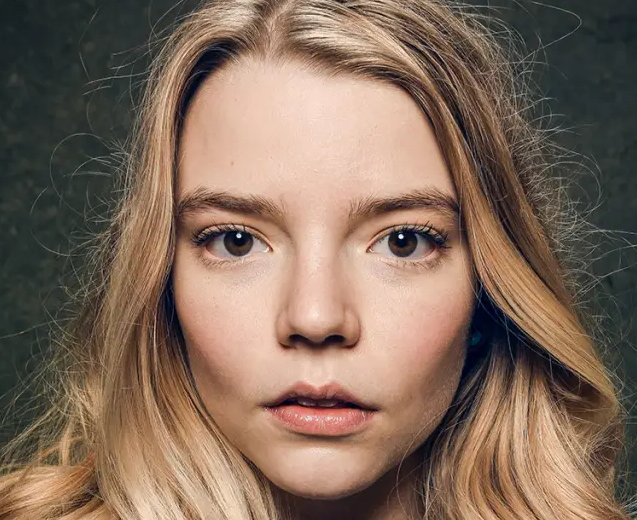
#> input picture t1/imgs/anya2.png, 637 x 520 px
$ python q3.py
#> lines starting #> are read from the running program, lines starting #| are printed output that depends on the picture
import cv2
import numpy as np
#imshow bugfix google colab
#from google.colab.patches import cv2_imshow

#carregamos as duas imagens / loading two images
anya = cv2.imread("imgs/anya2.png")
#> anya is the input picture: shape (520, 637, 3); mean B, G, R 90.9, 106.9, 129.6
hoyeon = cv2.imread("imgs/hoyeon.png")
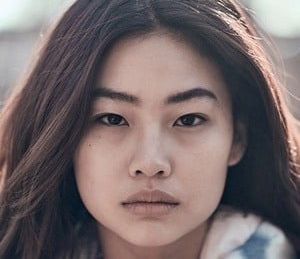
#> input picture t1/imgs/hoyeon.png, 300 x 259 px
#> hoyeon is the input picture: shape (259, 300, 3); mean B, G, R 105.9, 105.3, 118.7

#fazendo com que ambas imagens tenham
#as mesmas dimenções / making sure
#both imagem have equal dimensions
h, w, _ = anya.shape
#> h = 520; w = 637
hoyeon = cv2.resize(hoyeon, (w, h))
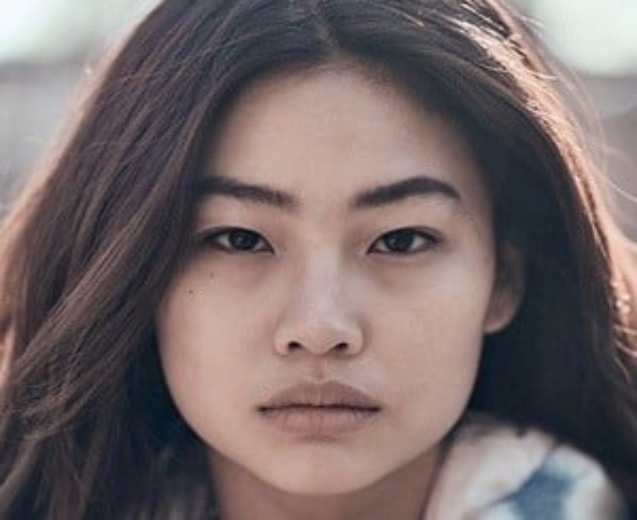
#> hoyeon: shape (520, 637, 3); mean B, G, R 105.8, 105.2, 118.5

honya = cv2.addWeighted(anya, 0.5, hoyeon, 0.5, 0)
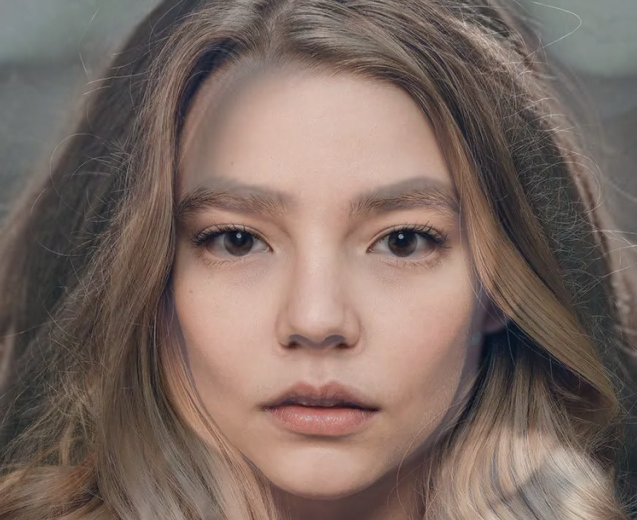
#> honya: shape (520, 637, 3); mean B, G, R 98.3, 106.1, 124.1

hHonya, wHonya, _ = honya.shape
#> hHonya = 520; wHonya = 637

honya = cv2.GaussianBlur(honya,(5,5),0)
honya = cv2.resize(honya, (int(wHonya * 0.40), int(hHonya * 0.40)))
#> honya: shape (208, 254, 3)
cv2.imwrite("imgs/honya.png", honya)

#run on google colab / executar no google colab
#cv2_imshow(honya)

#run locally / executar localmente
cv2.imshow("Honya", honya)
cv2.waitKey(0)
cv2.destroyAllWindows()
